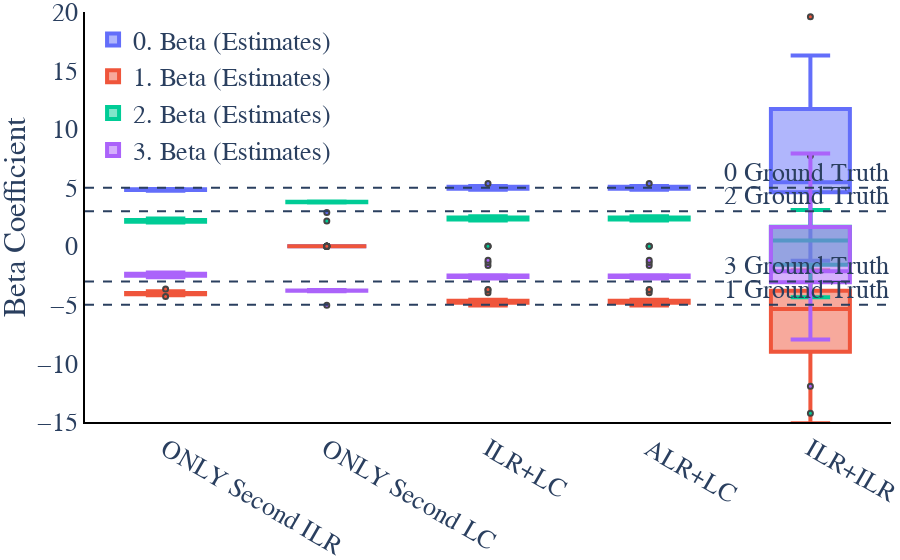

The code cell stored with this chart in its notebook:
### Markdown cell above
# Beta Plot

### Code cell
fig = plot_beta_results(df_beta, V.T@betaT, filter_list)
fig.update_layout(legend=dict(
    yanchor="top",
    y=0.99,
    xanchor="left",
    x=0.01
))

fig.update_yaxes(range=(-15, 20))
fig.write_image(os.path.join(mypath,
                             "BetaFull_" +str(p)+"InstrumentStrength_"+str(instrument_strength)+".pdf" ))

fig.show()

### Figure 1 — Plotly figure (JSON) as saved in the notebook; plotly's stock layout.template omitted (floating-point values rounded to 4 significant figures)
{"data": [{"line": {"width": 4}, "marker": {"line": {"width": 2}, "size": 5}, "name": "0. Beta (Estimates)", "type": "box", "x": ["ONLY Second ILR", "ONLY Second LC", "ILR+LC", "ALR+LC", "ILR+ILR", "ONLY Second ILR", "ONLY Second LC", "ILR+LC", "ALR+LC", "ILR+ILR", "ONLY Second ILR", "ONLY Second LC", "ILR+LC", "ALR+LC", "ILR+ILR", "ONLY Second ILR", "ONLY Second LC", "ILR+LC", "ALR+LC", "ILR+ILR", "ONLY Second ILR", "ONLY Second LC", "ILR+LC", "ALR+LC", "ILR+ILR", "ONLY Second ILR", "ONLY Second LC", "ILR+LC", "ALR+LC", "ILR+ILR", "ONLY Second ILR", "ONLY Second LC", "ILR+LC", "ALR+LC", "ILR+ILR", "ONLY Second ILR", "ONLY Second LC", "ILR+LC", "ALR+LC", "ILR+ILR", "ONLY Second ILR", "ONLY Second LC", "ILR+LC", "ALR+LC", "ILR+ILR", "ONLY Second ILR", "ONLY Second LC", "ILR+LC", "ALR+LC", "ILR+ILR", "ONLY Second ILR", "ONLY Second LC", "ILR+LC", "ALR+LC", "ILR+ILR", "ONLY Second ILR", "ONLY Second LC", "ILR+LC", "ALR+LC", "ILR+ILR", "ONLY Second ILR", "ONLY Second LC", "ILR+LC", "ALR+LC", "ILR+ILR", "ONLY Second ILR", "ONLY Second LC", "ILR+LC", "ALR+LC", "ILR+ILR", "ONLY Second ILR", "ONLY Second LC", "ILR+LC", "ALR+LC", "ILR+ILR", "ONLY Second ILR", "ONLY Second LC", "ILR+LC", "ALR+LC", "ILR+ILR", "ONLY Second ILR", "ONLY Second LC", "ILR+LC", "ALR+LC", "ILR+ILR", "ONLY Second ILR", "ONLY Second LC", "ILR+LC", "ALR+LC", "ILR+ILR", "ONLY Second ILR", "ONLY Second LC", "ILR+LC", "ALR+LC", "ILR+ILR", "ONLY Second ILR", "ONLY Second LC", "ILR+LC", "ALR+LC", "ILR+ILR"], "y": [4.863, -1.192e-07, 5.004, 5.004, 15.51, 4.808, -1.192e-07, 5.028, 5.028, 4.592, 4.849, -2.384e-07, 5.155, 5.155, 16.29, 4.817, -1.192e-07, 5.009, 5.009, 4.553, 4.888, -2.384e-07, 5.003, 5.003, 5.236, 4.769, 2.888, 5.357, 5.357, 4.764, 4.884, -1.192e-07, 4.931, 4.931, 56.07, 4.819, -1.192e-07, 5.119, 5.119, 6.028, 4.819, 0, 5.054, 5.054, -1.232, 4.835, -1.192e-07, 4.82, 4.82, 3.68, 4.901, -1.192e-07, 4.863, 4.863, 6.417, 4.862, -1.192e-07, 4.957, 4.957, 27.12, 4.877, -1.192e-07, 4.903, 4.903, 10.97, 4.831, 0, 4.983, 4.983, 4.3, 4.834, -1.192e-07, 4.964, 4.964, 5.652, 4.733, -1.192e-07, 4.923, 4.923, 12.47, 4.77, -1.192e-07, 4.921, 4.921, 5.26, 4.853, -2.384e-07, 5.155, 5.155, 5.003, 4.779, -1.192e-07, 4.875, 4.875, 6.219, 4.897, -2.384e-07, 5.091, 5.091, 4.639]}, {"line": {"width": 4}, "marker": {"line": {"width": 2}, "size": 5}, "name": "1. Beta (Estimates)", "type": "box", "x": ["ONLY Second ILR", "ONLY Second LC", "ILR+LC", "ALR+LC", "ILR+ILR", "ONLY Second ILR", "ONLY Second LC", "ILR+LC", "ALR+LC", "ILR+ILR", "ONLY Second ILR", "ONLY Second LC", "ILR+LC", "ALR+LC", "ILR+ILR", "ONLY Second ILR", "ONLY Second LC", "ILR+LC", "ALR+LC", "ILR+ILR", "ONLY Second ILR", "ONLY Second LC", "ILR+LC", "ALR+LC", "ILR+ILR", "ONLY Second ILR", "ONLY Second LC", "ILR+LC", "ALR+LC", "ILR+ILR", "ONLY Second ILR", "ONLY Second LC", "ILR+LC", "ALR+LC", "ILR+ILR", "ONLY Second ILR", "ONLY Second LC", "ILR+LC", "ALR+LC", "ILR+ILR", "ONLY Second ILR", "ONLY Second LC", "ILR+LC", "ALR+LC", "ILR+ILR", "ONLY Second ILR", "ONLY Second LC", "ILR+LC", "ALR+LC", "ILR+ILR", "ONLY Second ILR", "ONLY Second LC", "ILR+LC", "ALR+LC", "ILR+ILR", "ONLY Second ILR", "ONLY Second LC", "ILR+LC", "ALR+LC", "ILR+ILR", "ONLY Second ILR", "ONLY Second LC", "ILR+LC", "ALR+LC", "ILR+ILR", "ONLY Second ILR", "ONLY Second LC", "ILR+LC", "ALR+LC", "ILR+ILR", "ONLY Second ILR", "ONLY Second LC", "ILR+LC", "ALR+LC", "ILR+ILR", "ONLY Second ILR", "ONLY Second LC", "ILR+LC", "ALR+LC", "ILR+ILR", "ONLY Second ILR", "ONLY Second LC", "ILR+LC", "ALR+LC", "ILR+ILR", "ONLY Second ILR", "ONLY Second LC", "ILR+LC", "ALR+LC", "ILR+ILR", "ONLY Second ILR", "ONLY Second LC", "ILR+LC", "ALR+LC", "ILR+ILR", "ONLY Second ILR", "ONLY Second LC", "ILR+LC", "ALR+LC", "ILR+ILR"], "y": [-4.104, -1.192e-07, -4.729, -4.729, -56.21, -3.994, -1.192e-07, -4.716, -4.716, -2.076, -4.285, -2.384e-07, -5.012, -5.012, -46.69, -3.99, -1.192e-07, -4.867, -4.867, -5.074, -3.979, -2.384e-07, -4.704, -4.704, -5.66, -3.837, 3.358e-05, -3.722, -3.722, -4.165, -4.143, -1.192e-07, -4.68, -4.68, -112.4, -4.031, -1.192e-07, -4.9, -4.9, -7.599, -3.969, 0, -5.061, -5.061, 19.59, -4.01, -1.192e-07, -4.662, -4.662, -4.012, -4.071, -1.192e-07, -4.573, -4.573, -8.363, -4.104, -1.192e-07, -4.663, -4.663, 25.25, -4.117, -1.192e-07, -4.68, -4.68, -9.646, -4.07, 0, -4.779, -4.779, -3.027, -4.065, -1.192e-07, -4.938, -4.938, -4.879, -3.996, -1.192e-07, -4.704, -4.704, -15.11, -3.941, -1.192e-07, -4.629, -4.629, -3.6, -4.174, -2.384e-07, -3.963, -3.963, -5.621, -3.645, -1.192e-07, -4.69, -4.69, -7.973, -4.002, -2.384e-07, -3.697, -3.697, -4.553]}, {"line": {"width": 4}, "marker": {"line": {"width": 2}, "size": 5}, "name": "2. Beta (Estimates)", "type": "box", "x": ["ONLY Second ILR", "ONLY Second LC", "ILR+LC", "ALR+LC", "ILR+ILR", "ONLY Second ILR", "ONLY Second LC", "ILR+LC", "ALR+LC", "ILR+ILR", "ONLY Second ILR", "ONLY Second LC", "ILR+LC", "ALR+LC", "ILR+ILR", "ONLY Second ILR", "ONLY Second LC", "ILR+LC", "ALR+LC", "ILR+ILR", "ONLY Second ILR", "ONLY Second LC", "ILR+LC", "ALR+LC", "ILR+ILR", "ONLY Second ILR", "ONLY Second LC", "ILR+LC", "ALR+LC", "ILR+ILR", "ONLY Second ILR", "ONLY Second LC", "ILR+LC", "ALR+LC", "ILR+ILR", "ONLY Second ILR", "ONLY Second LC", "ILR+LC", "ALR+LC", "ILR+ILR", "ONLY Second ILR", "ONLY Second LC", "ILR+LC", "ALR+LC", "ILR+ILR", "ONLY Second ILR", "ONLY Second LC", "ILR+LC", "ALR+LC", "ILR+ILR", "ONLY Second ILR", "ONLY Second LC", "ILR+LC", "ALR+LC", "ILR+ILR", "ONLY Second ILR", "ONLY Second LC", "ILR+LC", "ALR+LC", "ILR+ILR", "ONLY Second ILR", "ONLY Second LC", "ILR+LC", "ALR+LC", "ILR+ILR", "ONLY Second ILR", "ONLY Second LC", "ILR+LC", "ALR+LC", "ILR+ILR", "ONLY Second ILR", "ONLY Second LC", "ILR+LC", "ALR+LC", "ILR+ILR", "ONLY Second ILR", "ONLY Second LC", "ILR+LC", "ALR+LC", "ILR+ILR", "ONLY Second ILR", "ONLY Second LC", "ILR+LC", "ALR+LC", "ILR+ILR", "ONLY Second ILR", "ONLY Second LC", "ILR+LC", "ALR+LC", "ILR+ILR", "ONLY Second ILR", "ONLY Second LC", "ILR+LC", "ALR+LC", "ILR+ILR", "ONLY Second ILR", "ONLY Second LC", "ILR+LC", "ALR+LC", "ILR+ILR"], "y": [2.19, 3.777, 2.401, 2.401, -22.43, 2.238, 3.758, 2.341, 2.341, -0.09821, 2.085, 3.742, 2.355, 2.355, -0.5518, 2.094, 3.78, 2.434, 2.434, 0.6232, 2.197, 3.763, 2.263, 2.263, 1.873, 2.082, 2.151, -1.894e-07, -1.894e-07, -0.7606, 2.227, 3.801, 2.33, 2.33, -33.25, 2.052, 3.758, 2.344, 2.344, 0.8898, 2.038, 3.778, 2.487, 2.487, -2.386, 2.208, 3.828, 2.556, 2.556, 7.734, 2.321, 3.813, 2.466, 2.466, 1.269, 2.106, 3.775, 2.195, 2.195, 50.27, 2.374, 3.811, 2.373, 2.373, -4.343, 2.249, 3.778, 2.34, 2.34, 0.9443, 2.129, 3.796, 2.47, 2.47, 3.088, 2.113, 3.79, 2.495, 2.495, -14.24, 2.304, 3.788, 2.296, 2.296, 2.014, 2.074, 3.784, -7.275e-08, -7.275e-08, 0.3528, 2.292, 3.805, 2.417, 2.417, 0.2596, 2.185, 3.782, -1.511e-07, -1.511e-07, 1.445]}, {"line": {"width": 4}, "marker": {"line": {"width": 2}, "size": 5}, "name": "3. Beta (Estimates)", "type": "box", "x": ["ONLY Second ILR", "ONLY Second LC", "ILR+LC", "ALR+LC", "ILR+ILR", "ONLY Second ILR", "ONLY Second LC", "ILR+LC", "ALR+LC", "ILR+ILR", "ONLY Second ILR", "ONLY Second LC", "ILR+LC", "ALR+LC", "ILR+ILR", "ONLY Second ILR", "ONLY Second LC", "ILR+LC", "ALR+LC", "ILR+ILR", "ONLY Second ILR", "ONLY Second LC", "ILR+LC", "ALR+LC", "ILR+ILR", "ONLY Second ILR", "ONLY Second LC", "ILR+LC", "ALR+LC", "ILR+ILR", "ONLY Second ILR", "ONLY Second LC", "ILR+LC", "ALR+LC", "ILR+ILR", "ONLY Second ILR", "ONLY Second LC", "ILR+LC", "ALR+LC", "ILR+ILR", "ONLY Second ILR", "ONLY Second LC", "ILR+LC", "ALR+LC", "ILR+ILR", "ONLY Second ILR", "ONLY Second LC", "ILR+LC", "ALR+LC", "ILR+ILR", "ONLY Second ILR", "ONLY Second LC", "ILR+LC", "ALR+LC", "ILR+ILR", "ONLY Second ILR", "ONLY Second LC", "ILR+LC", "ALR+LC", "ILR+ILR", "ONLY Second ILR", "ONLY Second LC", "ILR+LC", "ALR+LC", "ILR+ILR", "ONLY Second ILR", "ONLY Second LC", "ILR+LC", "ALR+LC", "ILR+ILR", "ONLY Second ILR", "ONLY Second LC", "ILR+LC", "ALR+LC", "ILR+ILR", "ONLY Second ILR", "ONLY Second LC", "ILR+LC", "ALR+LC", "ILR+ILR", "ONLY Second ILR", "ONLY Second LC", "ILR+LC", "ALR+LC", "ILR+ILR", "ONLY Second ILR", "ONLY Second LC", "ILR+LC", "ALR+LC", "ILR+ILR", "ONLY Second ILR", "ONLY Second LC", "ILR+LC", "ALR+LC", "ILR+ILR", "ONLY Second ILR", "ONLY Second LC", "ILR+LC", "ALR+LC", "ILR+ILR"], "y": [-2.355, -3.777, -2.676, -2.676, 21.21, -2.476, -3.758, -2.653, -2.653, -2.9, -2.292, -3.742, -2.498, -2.498, 66.0, -2.487, -3.78, -2.576, -2.576, -2.263, -2.478, -3.763, -2.562, -2.562, -3.235, -2.624, -5.04, -1.635, -1.635, -1.617, -2.349, -3.801, -2.581, -2.581, 106.1, -2.538, -3.758, -2.563, -2.563, 0.3315, -2.642, -3.778, -2.481, -2.481, -11.96, -2.356, -3.828, -2.714, -2.714, -7.961, -2.329, -3.813, -2.756, -2.756, 2.174, -2.376, -3.775, -2.489, -2.489, -92.74, -2.229, -3.811, -2.596, -2.596, -0.6634, -2.327, -3.778, -2.544, -2.544, -6.963, -2.476, -3.796, -2.496, -2.496, -2.364, -2.455, -3.79, -2.714, -2.714, 7.916, -2.287, -3.788, -2.588, -2.588, -2.299, -2.401, -3.784, -1.192, -1.192, -1.991, -2.603, -3.805, -2.602, -2.602, 1.132, -2.591, -3.782, -1.394, -1.394, -2.695]}], "layout": {"annotations": [{"showarrow": false, "text": "0 Ground Truth", "x": 1, "xanchor": "right", "xref": "x domain", "y": 5, "yanchor": "bottom", "yref": "y"}, {"showarrow": false, "text": "1 Ground Truth", "x": 1, "xanchor": "right", "xref": "x domain", "y": -5, "yanchor": "bottom", "yref": "y"}, {"showarrow": false, "text": "2 Ground Truth", "x": 1, "xanchor": "right", "xref": "x domain", "y": 3.0, "yanchor": "bottom", "yref": "y"}, {"showarrow": false, "text": "3 Ground Truth", "x": 1, "xanchor": "right", "xref": "x domain", "y": -3, "yanchor": "bottom", "yref": "y"}], "font": {"family": "serif", "size": 26}, "legend": {"x": 0.01, "xanchor": "left", "y": 0.99, "yanchor": "top"}, "margin": {"b": 0, "l": 0, "r": 0, "t": 0}, "plot_bgcolor": "rgba(0,0,0,0)", "shapes": [{"line": {"dash": "dash"}, "type": "line", "x0": 0, "x1": 1, "xref": "x domain", "y0": 5, "y1": 5, "yref": "y"}, {"line": {"dash": "dash"}, "type": "line", "x0": 0, "x1": 1, "xref": "x domain", "y0": -5, "y1": -5, "yref": "y"}, {"line": {"dash": "dash"}, "type": "line", "x0": 0, "x1": 1, "xref": "x domain", "y0": 3.0, "y1": 3.0, "yref": "y"}, {"line": {"dash": "dash"}, "type": "line", "x0": 0, "x1": 1, "xref": "x domain", "y0": -3, "y1": -3, "yref": "y"}], "xaxis": {"linecolor": "black", "linewidth": 2, "showline": true}, "yaxis": {"linecolor": "black", "linewidth": 2, "range": [-15, 20], "showline": true, "title": {"text": "Beta Coefficient"}}}}
